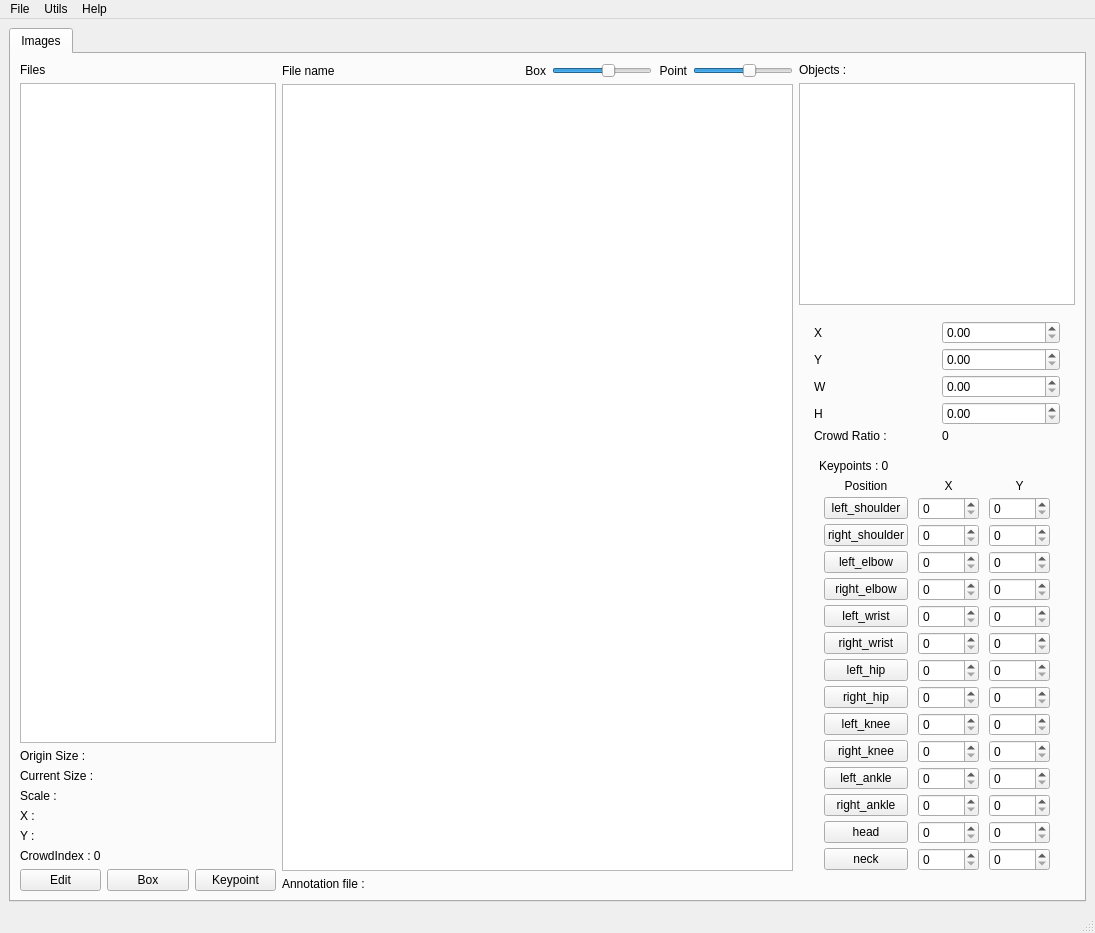
<?xml version="1.0" encoding="UTF-8"?>
<ui version="4.0">
 <class>MainWindow</class>
 <widget class="QMainWindow" name="MainWindow">
  <property name="geometry">
   <rect>
    <x>0</x>
    <y>0</y>
    <width>1095</width>
    <height>933</height>
   </rect>
  </property>
  <property name="windowTitle">
   <string>MainWindow</string>
  </property>
  <widget class="QWidget" name="centralwidget">
   <layout class="QHBoxLayout" name="horizontalLayout_2">
    <item>
     <widget class="QTabWidget" name="tabWidget">
      <property name="maximumSize">
       <size>
        <width>99999</width>
        <height>99999</height>
       </size>
      </property>
      <property name="currentIndex">
       <number>0</number>
      </property>
      <widget class="QWidget" name="imagesTab">
       <attribute name="title">
        <string>Images</string>
       </attribute>
       <layout class="QHBoxLayout" name="horizontalLayout_5" stretch="0,3,0">
        <item>
         <layout class="QVBoxLayout" name="verticalLayout_3">
          <item>
           <widget class="QLabel" name="lbl_files">
            <property name="text">
             <string>Files</string>
            </property>
           </widget>
          </item>
          <item>
           <widget class="QListView" name="lv_files"/>
          </item>
          <item>
           <widget class="QLabel" name="lbl_ImageSize">
            <property name="text">
             <string>Origin Size : </string>
            </property>
           </widget>
          </item>
          <item>
           <widget class="QLabel" name="lbl_CurrentSize">
            <property name="text">
             <string>Current Size :</string>
            </property>
           </widget>
          </item>
          <item>
           <widget class="QLabel" name="lbl_Scale">
            <property name="text">
             <string>Scale : </string>
            </property>
           </widget>
          </item>
          <item>
           <widget class="QLabel" name="lbl_cursorX">
            <property name="text">
             <string>X : </string>
            </property>
           </widget>
          </item>
          <item>
           <widget class="QLabel" name="lbl_cursorY">
            <property name="text">
             <string>Y : </string>
            </property>
           </widget>
          </item>
          <item>
           <widget class="QLabel" name="lbl_crowdindex">
            <property name="text">
             <string>CrowdIndex : 0</string>
            </property>
           </widget>
          </item>
          <item>
           <layout class="QHBoxLayout" name="horizontalLayout_4">
            <item>
             <widget class="QPushButton" name="btn_toggleEdit">
              <property name="text">
               <string>Edit</string>
              </property>
             </widget>
            </item>
            <item>
             <widget class="QPushButton" name="btn_toggleBox">
              <property name="text">
               <string>Box</string>
              </property>
             </widget>
            </item>
            <item>
             <widget class="QPushButton" name="btn_toggleKey">
              <property name="text">
               <string>Keypoint</string>
              </property>
              <property name="checkable">
               <bool>false</bool>
              </property>
             </widget>
            </item>
           </layout>
          </item>
         </layout>
        </item>
        <item>
         <layout class="QVBoxLayout" name="verticalLayout_4" stretch="0,0,0">
          <item>
           <layout class="QHBoxLayout" name="horizontalLayout_7">
            <property name="topMargin">
             <number>0</number>
            </property>
            <property name="rightMargin">
             <number>0</number>
            </property>
            <item>
             <widget class="QLabel" name="lbl_filename">
              <property name="minimumSize">
               <size>
                <width>200</width>
                <height>0</height>
               </size>
              </property>
              <property name="text">
               <string>File name </string>
              </property>
             </widget>
            </item>
            <item>
             <widget class="QLabel" name="lbl_blank">
              <property name="minimumSize">
               <size>
                <width>0</width>
                <height>0</height>
               </size>
              </property>
              <property name="maximumSize">
               <size>
                <width>100</width>
                <height>16777215</height>
               </size>
              </property>
              <property name="text">
               <string/>
              </property>
             </widget>
            </item>
            <item>
             <widget class="QLabel" name="lbl_boxbar">
              <property name="maximumSize">
               <size>
                <width>50</width>
                <height>16777215</height>
               </size>
              </property>
              <property name="text">
               <string>Box</string>
              </property>
              <property name="alignment">
               <set>Qt::AlignRight|Qt::AlignTrailing|Qt::AlignVCenter</set>
              </property>
             </widget>
            </item>
            <item>
             <widget class="QSlider" name="hs_box_border">
              <property name="maximumSize">
               <size>
                <width>100</width>
                <height>16777215</height>
               </size>
              </property>
              <property name="minimum">
               <number>1</number>
              </property>
              <property name="maximum">
               <number>8</number>
              </property>
              <property name="value">
               <number>5</number>
              </property>
              <property name="orientation">
               <enum>Qt::Horizontal</enum>
              </property>
             </widget>
            </item>
            <item>
             <widget class="QLabel" name="lbl_keybar">
              <property name="maximumSize">
               <size>
                <width>50</width>
                <height>16777215</height>
               </size>
              </property>
              <property name="text">
               <string>Point</string>
              </property>
              <property name="alignment">
               <set>Qt::AlignRight|Qt::AlignTrailing|Qt::AlignVCenter</set>
              </property>
             </widget>
            </item>
            <item>
             <widget class="QSlider" name="hs_point_radius">
              <property name="maximumSize">
               <size>
                <width>100</width>
                <height>16777215</height>
               </size>
              </property>
              <property name="minimum">
               <number>1</number>
              </property>
              <property name="maximum">
               <number>8</number>
              </property>
              <property name="value">
               <number>5</number>
              </property>
              <property name="orientation">
               <enum>Qt::Horizontal</enum>
              </property>
             </widget>
            </item>
           </layout>
          </item>
          <item>
           <widget class="QGraphicsView" name="graphicsView"/>
          </item>
          <item>
           <widget class="QLabel" name="lbl_tooltip">
            <property name="text">
             <string>Annotation file : </string>
            </property>
           </widget>
          </item>
         </layout>
        </item>
        <item>
         <layout class="QVBoxLayout" name="verticalLayout_5">
          <item>
           <widget class="QLabel" name="lbl_boxCnt">
            <property name="text">
             <string>Objects : </string>
            </property>
           </widget>
          </item>
          <item>
           <widget class="QListView" name="lv_OID"/>
          </item>
          <item>
           <layout class="QVBoxLayout" name="verticalLayout_2">
            <property name="leftMargin">
             <number>10</number>
            </property>
            <property name="topMargin">
             <number>10</number>
            </property>
            <property name="rightMargin">
             <number>10</number>
            </property>
            <property name="bottomMargin">
             <number>10</number>
            </property>
            <item>
             <layout class="QGridLayout" name="gridLayout_2">
              <property name="leftMargin">
               <number>5</number>
              </property>
              <property name="topMargin">
               <number>0</number>
              </property>
              <property name="rightMargin">
               <number>5</number>
              </property>
              <property name="bottomMargin">
               <number>0</number>
              </property>
              <property name="horizontalSpacing">
               <number>10</number>
              </property>
              <property name="verticalSpacing">
               <number>4</number>
              </property>
              <item row="1" column="1">
               <widget class="QDoubleSpinBox" name="yDoubleSpinBox">
                <property name="maximum">
                 <double>10000.000000000000000</double>
                </property>
               </widget>
              </item>
              <item row="0" column="0">
               <widget class="QLabel" name="xLabel">
                <property name="text">
                 <string>X</string>
                </property>
               </widget>
              </item>
              <item row="1" column="0">
               <widget class="QLabel" name="yLabel">
                <property name="text">
                 <string>Y</string>
                </property>
               </widget>
              </item>
              <item row="0" column="1">
               <widget class="QDoubleSpinBox" name="xDoubleSpinBox">
                <property name="maximum">
                 <double>10000.000000000000000</double>
                </property>
               </widget>
              </item>
              <item row="3" column="1">
               <widget class="QDoubleSpinBox" name="hDoubleSpinBox">
                <property name="maximum">
                 <double>100000.000000000000000</double>
                </property>
               </widget>
              </item>
              <item row="2" column="0">
               <widget class="QLabel" name="wLabel">
                <property name="text">
                 <string>W</string>
                </property>
               </widget>
              </item>
              <item row="2" column="1">
               <widget class="QDoubleSpinBox" name="wDoubleSpinBox">
                <property name="maximum">
                 <double>10000.000000000000000</double>
                </property>
               </widget>
              </item>
              <item row="3" column="0">
               <widget class="QLabel" name="hLabel">
                <property name="text">
                 <string>H</string>
                </property>
               </widget>
              </item>
              <item row="4" column="0">
               <widget class="QLabel" name="lbl_crowdratio_2">
                <property name="text">
                 <string>Crowd Ratio : </string>
                </property>
               </widget>
              </item>
              <item row="4" column="1">
               <widget class="QLabel" name="lbl_crowdratio">
                <property name="text">
                 <string>0</string>
                </property>
               </widget>
              </item>
             </layout>
            </item>
            <item>
             <layout class="QVBoxLayout" name="verticalLayout">
              <property name="spacing">
               <number>6</number>
              </property>
              <property name="leftMargin">
               <number>10</number>
              </property>
              <property name="topMargin">
               <number>10</number>
              </property>
              <property name="rightMargin">
               <number>10</number>
              </property>
              <property name="bottomMargin">
               <number>10</number>
              </property>
              <item>
               <layout class="QHBoxLayout" name="horizontalLayout">
                <item>
                 <widget class="QLabel" name="lbl_pointCnt">
                  <property name="text">
                   <string>Keypoints : 0</string>
                  </property>
                 </widget>
                </item>
               </layout>
              </item>
              <item>
               <layout class="QGridLayout" name="gridLayout">
                <property name="leftMargin">
                 <number>5</number>
                </property>
                <property name="topMargin">
                 <number>0</number>
                </property>
                <property name="rightMargin">
                 <number>5</number>
                </property>
                <property name="horizontalSpacing">
                 <number>10</number>
                </property>
                <property name="verticalSpacing">
                 <number>4</number>
                </property>
                <item row="7" column="2">
                 <widget class="QSpinBox" name="left_hipSpinBox_2">
                  <property name="maximum">
                   <number>10000</number>
                  </property>
                 </widget>
                </item>
                <item row="6" column="2">
                 <widget class="QSpinBox" name="right_wristSpinBox_2">
                  <property name="maximum">
                   <number>10000</number>
                  </property>
                 </widget>
                </item>
                <item row="11" column="0">
                 <widget class="QPushButton" name="btn_left_ankle_11">
                  <property name="text">
                   <string>left_ankle</string>
                  </property>
                 </widget>
                </item>
                <item row="3" column="1">
                 <widget class="QSpinBox" name="left_elbowSpinBox">
                  <property name="maximum">
                   <number>10000</number>
                  </property>
                 </widget>
                </item>
                <item row="7" column="0">
                 <widget class="QPushButton" name="btn_left_hip_7">
                  <property name="text">
                   <string>left_hip</string>
                  </property>
                 </widget>
                </item>
                <item row="5" column="0">
                 <widget class="QPushButton" name="btn_left_wrist_5">
                  <property name="text">
                   <string>left_wrist</string>
                  </property>
                 </widget>
                </item>
                <item row="8" column="0">
                 <widget class="QPushButton" name="btn_right_hip_8">
                  <property name="text">
                   <string>right_hip</string>
                  </property>
                 </widget>
                </item>
                <item row="6" column="1">
                 <widget class="QSpinBox" name="right_wristSpinBox">
                  <property name="maximum">
                   <number>10000</number>
                  </property>
                 </widget>
                </item>
                <item row="1" column="1">
                 <widget class="QSpinBox" name="left_shoulderSpinBox">
                  <property name="maximum">
                   <number>10000</number>
                  </property>
                 </widget>
                </item>
                <item row="5" column="1">
                 <widget class="QSpinBox" name="left_wristSpinBox">
                  <property name="maximum">
                   <number>10000</number>
                  </property>
                 </widget>
                </item>
                <item row="7" column="1">
                 <widget class="QSpinBox" name="left_hipSpinBox">
                  <property name="maximum">
                   <number>10000</number>
                  </property>
                 </widget>
                </item>
                <item row="10" column="1">
                 <widget class="QSpinBox" name="right_kneeSpinBox">
                  <property name="maximum">
                   <number>10000</number>
                  </property>
                 </widget>
                </item>
                <item row="2" column="1">
                 <widget class="QSpinBox" name="right_shoulderSpinBox">
                  <property name="maximum">
                   <number>10000</number>
                  </property>
                 </widget>
                </item>
                <item row="6" column="0">
                 <widget class="QPushButton" name="btn_right_wrist_6">
                  <property name="text">
                   <string>right_wrist</string>
                  </property>
                 </widget>
                </item>
                <item row="1" column="2">
                 <widget class="QSpinBox" name="left_shoulderSpinBox_2">
                  <property name="maximum">
                   <number>10000</number>
                  </property>
                 </widget>
                </item>
                <item row="4" column="1">
                 <widget class="QSpinBox" name="right_elbowSpinBox">
                  <property name="maximum">
                   <number>10000</number>
                  </property>
                 </widget>
                </item>
                <item row="10" column="2">
                 <widget class="QSpinBox" name="right_kneeSpinBox_2">
                  <property name="maximum">
                   <number>10000</number>
                  </property>
                 </widget>
                </item>
                <item row="5" column="2">
                 <widget class="QSpinBox" name="left_wristSpinBox_2">
                  <property name="maximum">
                   <number>10000</number>
                  </property>
                 </widget>
                </item>
                <item row="4" column="0">
                 <widget class="QPushButton" name="btn_right_elbow_4">
                  <property name="text">
                   <string>right_elbow</string>
                  </property>
                 </widget>
                </item>
                <item row="3" column="0">
                 <widget class="QPushButton" name="btn_left_elbow_3">
                  <property name="text">
                   <string>left_elbow</string>
                  </property>
                 </widget>
                </item>
                <item row="0" column="1">
                 <widget class="QLabel" name="label_3">
                  <property name="text">
                   <string>X</string>
                  </property>
                  <property name="alignment">
                   <set>Qt::AlignCenter</set>
                  </property>
                 </widget>
                </item>
                <item row="3" column="2">
                 <widget class="QSpinBox" name="left_elbowSpinBox_2">
                  <property name="maximum">
                   <number>10000</number>
                  </property>
                 </widget>
                </item>
                <item row="9" column="1">
                 <widget class="QSpinBox" name="left_kneeSpinBox">
                  <property name="maximum">
                   <number>10000</number>
                  </property>
                 </widget>
                </item>
                <item row="9" column="0">
                 <widget class="QPushButton" name="btn_left_knee_9">
                  <property name="text">
                   <string>left_knee</string>
                  </property>
                 </widget>
                </item>
                <item row="8" column="2">
                 <widget class="QSpinBox" name="right_hipSpinBox_2">
                  <property name="maximum">
                   <number>10000</number>
                  </property>
                 </widget>
                </item>
                <item row="9" column="2">
                 <widget class="QSpinBox" name="left_kneeSpinBox_2">
                  <property name="maximum">
                   <number>10000</number>
                  </property>
                 </widget>
                </item>
                <item row="2" column="2">
                 <widget class="QSpinBox" name="right_shoulderSpinBox_2">
                  <property name="maximum">
                   <number>10000</number>
                  </property>
                 </widget>
                </item>
                <item row="8" column="1">
                 <widget class="QSpinBox" name="right_hipSpinBox">
                  <property name="maximum">
                   <number>10000</number>
                  </property>
                 </widget>
                </item>
                <item row="0" column="0">
                 <widget class="QLabel" name="label">
                  <property name="text">
                   <string>Position</string>
                  </property>
                  <property name="alignment">
                   <set>Qt::AlignCenter</set>
                  </property>
                 </widget>
                </item>
                <item row="2" column="0">
                 <widget class="QPushButton" name="btn_right_shoulder_2">
                  <property name="text">
                   <string>right_shoulder</string>
                  </property>
                 </widget>
                </item>
                <item row="4" column="2">
                 <widget class="QSpinBox" name="right_elbowSpinBox_2">
                  <property name="maximum">
                   <number>10000</number>
                  </property>
                 </widget>
                </item>
                <item row="1" column="0">
                 <widget class="QPushButton" name="btn_left_shoulder_1">
                  <property name="text">
                   <string>left_shoulder</string>
                  </property>
                 </widget>
                </item>
                <item row="0" column="2">
                 <widget class="QLabel" name="label_4">
                  <property name="text">
                   <string>Y</string>
                  </property>
                  <property name="alignment">
                   <set>Qt::AlignCenter</set>
                  </property>
                 </widget>
                </item>
                <item row="10" column="0">
                 <widget class="QPushButton" name="btn_right_knee_10">
                  <property name="text">
                   <string>right_knee</string>
                  </property>
                 </widget>
                </item>
                <item row="12" column="0">
                 <widget class="QPushButton" name="btn_right_ankle_12">
                  <property name="text">
                   <string>right_ankle</string>
                  </property>
                 </widget>
                </item>
                <item row="13" column="0">
                 <widget class="QPushButton" name="btn__head_13">
                  <property name="text">
                   <string>head</string>
                  </property>
                  <property name="autoDefault">
                   <bool>false</bool>
                  </property>
                  <property name="default">
                   <bool>false</bool>
                  </property>
                  <property name="flat">
                   <bool>false</bool>
                  </property>
                 </widget>
                </item>
                <item row="14" column="0">
                 <widget class="QPushButton" name="btn__neck_14">
                  <property name="text">
                   <string>neck</string>
                  </property>
                 </widget>
                </item>
                <item row="11" column="1">
                 <widget class="QSpinBox" name="left_ankleSpinBox">
                  <property name="maximum">
                   <number>10000</number>
                  </property>
                 </widget>
                </item>
                <item row="11" column="2">
                 <widget class="QSpinBox" name="left_ankleSpinBox_2">
                  <property name="maximum">
                   <number>10000</number>
                  </property>
                 </widget>
                </item>
                <item row="12" column="1">
                 <widget class="QSpinBox" name="right_ankleSpinBox">
                  <property name="maximum">
                   <number>10000</number>
                  </property>
                 </widget>
                </item>
                <item row="12" column="2">
                 <widget class="QSpinBox" name="right_ankleSpinBox_2">
                  <property name="maximum">
                   <number>10000</number>
                  </property>
                 </widget>
                </item>
                <item row="13" column="1">
                 <widget class="QSpinBox" name="headSpinBox">
                  <property name="maximum">
                   <number>10000</number>
                  </property>
                 </widget>
                </item>
                <item row="13" column="2">
                 <widget class="QSpinBox" name="headSpinBox_2">
                  <property name="maximum">
                   <number>10000</number>
                  </property>
                 </widget>
                </item>
                <item row="14" column="1">
                 <widget class="QSpinBox" name="neckSpinBox">
                  <property name="maximum">
                   <number>10000</number>
                  </property>
                 </widget>
                </item>
                <item row="14" column="2">
                 <widget class="QSpinBox" name="neckSpinBox_2">
                  <property name="maximum">
                   <number>10000</number>
                  </property>
                 </widget>
                </item>
               </layout>
              </item>
             </layout>
            </item>
           </layout>
          </item>
         </layout>
        </item>
       </layout>
      </widget>
     </widget>
    </item>
   </layout>
  </widget>
  <widget class="QMenuBar" name="menubar">
   <property name="geometry">
    <rect>
     <x>0</x>
     <y>0</y>
     <width>1095</width>
     <height>22</height>
    </rect>
   </property>
   <widget class="QMenu" name="menu_file">
    <property name="title">
     <string>File</string>
    </property>
    <addaction name="actionOpen_Images"/>
    <addaction name="actionOpen_Directory"/>
    <addaction name="actionOpen_Video"/>
    <addaction name="actionOpen_Label_File"/>
    <addaction name="actionSave"/>
   </widget>
   <widget class="QMenu" name="menuUtils">
    <property name="title">
     <string>Utils</string>
    </property>
    <addaction name="actionIscrowd"/>
    <addaction name="actionConvert_JSON_File"/>
    <addaction name="actionCalculate_CrowdPose"/>
    <addaction name="actionUpdate_Keypoints"/>
    <addaction name="actionKeypoints"/>
    <addaction name="actionSave_Filtered_CrowdIndex"/>
    <addaction name="actionSave_Filtered_by_object_count"/>
    <addaction name="actionSave_Filtered_by_boundingbox_size"/>
    <addaction name="actionUpdate_Duplicate_IDs"/>
   </widget>
   <widget class="QMenu" name="menuHelp">
    <property name="title">
     <string>Help</string>
    </property>
    <addaction name="actionAbout"/>
   </widget>
   <addaction name="menu_file"/>
   <addaction name="menuUtils"/>
   <addaction name="menuHelp"/>
  </widget>
  <widget class="QStatusBar" name="statusbar"/>
  <action name="actionOpen_Images">
   <property name="text">
    <string>Open Images</string>
   </property>
  </action>
  <action name="actionOpen_Video">
   <property name="text">
    <string>Open Video</string>
   </property>
  </action>
  <action name="actionSave">
   <property name="text">
    <string>Save GT</string>
   </property>
  </action>
  <action name="actionOpen_Label_File">
   <property name="text">
    <string>Open GT</string>
   </property>
  </action>
  <action name="actionOpen_Directory">
   <property name="text">
    <string>Open Directory</string>
   </property>
  </action>
  <action name="actionIscrowd">
   <property name="text">
    <string>Removed By Iscrowd</string>
   </property>
  </action>
  <action name="actionConvert_JSON_File">
   <property name="text">
    <string>Convert GT</string>
   </property>
  </action>
  <action name="actionCalculate_CrowdPose">
   <property name="text">
    <string>Calculate CrowdIndex</string>
   </property>
  </action>
  <action name="actionUpdate_Keypoints">
   <property name="text">
    <string>Update Num of Keypoints</string>
   </property>
  </action>
  <action name="actionAbout">
   <property name="text">
    <string>About</string>
   </property>
  </action>
  <action name="actionKeypoints">
   <property name="text">
    <string>Save Filtered By Keypoints</string>
   </property>
  </action>
  <action name="actionSave_Filtered_CrowdIndex">
   <property name="text">
    <string>Save Filtered By CrowdIndex</string>
   </property>
  </action>
  <action name="actionSave_Filtered_by_object_count">
   <property name="text">
    <string>Save Filtered By Objects</string>
   </property>
  </action>
  <action name="actionSave_Filtered_by_boundingbox_size">
   <property name="text">
    <string>Save Filtered By BoxSize</string>
   </property>
  </action>
  <action name="actionUpdate_Duplicate_IDs">
   <property name="text">
    <string>Update Duplicate IDs</string>
   </property>
  </action>
 </widget>
 <resources/>
 <connections/>
</ui>
